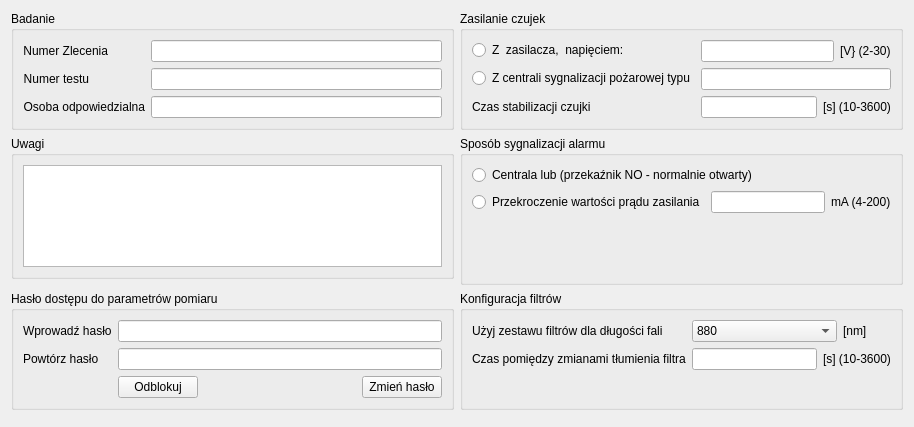
<?xml version="1.0" encoding="UTF-8"?>
<ui version="4.0">
 <class>ParametryBadaniaOgolneDlg</class>
 <widget class="QWidget" name="ParametryBadaniaOgolneDlg">
  <property name="geometry">
   <rect>
    <x>0</x>
    <y>0</y>
    <width>914</width>
    <height>427</height>
   </rect>
  </property>
  <property name="windowTitle">
   <string>Dialog</string>
  </property>
  <layout class="QGridLayout" name="gridLayout">
   <item row="5" column="0">
    <widget class="QGroupBox" name="gbPassword">
     <property name="title">
      <string>Hasło dostępu do parametrów pomiaru</string>
     </property>
     <layout class="QFormLayout" name="formLayout_2">
      <item row="0" column="0">
       <widget class="QLabel" name="lhaslo">
        <property name="text">
         <string>Wprowadź hasło</string>
        </property>
       </widget>
      </item>
      <item row="0" column="1">
       <widget class="QLineEdit" name="password1"/>
      </item>
      <item row="1" column="0">
       <widget class="QLabel" name="lhaslo2">
        <property name="text">
         <string>Powtórz hasło</string>
        </property>
       </widget>
      </item>
      <item row="1" column="1">
       <widget class="QLineEdit" name="password2"/>
      </item>
      <item row="2" column="1">
       <layout class="QHBoxLayout" name="horizontalLayout_7">
        <item>
         <widget class="QPushButton" name="pbOdblokuj">
          <property name="text">
           <string>Odblokuj</string>
          </property>
         </widget>
        </item>
        <item>
         <spacer name="horizontalSpacer">
          <property name="orientation">
           <enum>Qt::Horizontal</enum>
          </property>
          <property name="sizeHint" stdset="0">
           <size>
            <width>40</width>
            <height>20</height>
           </size>
          </property>
         </spacer>
        </item>
        <item>
         <widget class="QPushButton" name="pbZmienHaslo">
          <property name="text">
           <string>Zmień hasło</string>
          </property>
         </widget>
        </item>
       </layout>
      </item>
     </layout>
    </widget>
   </item>
   <item row="0" column="0">
    <widget class="QGroupBox" name="groupBox">
     <property name="title">
      <string>Badanie</string>
     </property>
     <layout class="QFormLayout" name="formLayout">
      <item row="0" column="0">
       <widget class="QLabel" name="eNumerZlecenia">
        <property name="text">
         <string>Numer Zlecenia</string>
        </property>
        <property name="alignment">
         <set>Qt::AlignRight|Qt::AlignTrailing|Qt::AlignVCenter</set>
        </property>
       </widget>
      </item>
      <item row="0" column="1">
       <widget class="QLineEdit" name="numerZlecenia"/>
      </item>
      <item row="1" column="0">
       <widget class="QLabel" name="lnumertestu">
        <property name="text">
         <string>Numer testu</string>
        </property>
        <property name="alignment">
         <set>Qt::AlignRight|Qt::AlignTrailing|Qt::AlignVCenter</set>
        </property>
       </widget>
      </item>
      <item row="2" column="0">
       <widget class="QLabel" name="losobaodpowiedzialna">
        <property name="text">
         <string>Osoba odpowiedzialna</string>
        </property>
        <property name="alignment">
         <set>Qt::AlignRight|Qt::AlignTrailing|Qt::AlignVCenter</set>
        </property>
       </widget>
      </item>
      <item row="1" column="1">
       <widget class="QLineEdit" name="numerTestu"/>
      </item>
      <item row="2" column="1">
       <widget class="QLineEdit" name="osobaOdpowiedzialna"/>
      </item>
     </layout>
    </widget>
   </item>
   <item row="5" column="1">
    <widget class="QGroupBox" name="gbKonfiguracjaFiltrow">
     <property name="title">
      <string>Konfiguracja filtrów</string>
     </property>
     <layout class="QFormLayout" name="formLayout_4">
      <item row="0" column="0">
       <widget class="QLabel" name="ldlugoscfali">
        <property name="text">
         <string>Użyj zestawu filtrów dla długości fali</string>
        </property>
       </widget>
      </item>
      <item row="0" column="1">
       <layout class="QHBoxLayout" name="horizontalLayout_5">
        <item>
         <widget class="QComboBox" name="dlugoscFali">
          <property name="minimumSize">
           <size>
            <width>145</width>
            <height>0</height>
           </size>
          </property>
          <item>
           <property name="text">
            <string>880</string>
           </property>
          </item>
          <item>
           <property name="text">
            <string>650</string>
           </property>
          </item>
         </widget>
        </item>
        <item>
         <widget class="QLabel" name="lunumdlugoscfali">
          <property name="text">
           <string>[nm]</string>
          </property>
         </widget>
        </item>
       </layout>
      </item>
      <item row="1" column="0">
       <widget class="QLabel" name="label_2">
        <property name="text">
         <string>Czas pomiędzy zmianami tłumienia filtra</string>
        </property>
       </widget>
      </item>
      <item row="1" column="1">
       <layout class="QHBoxLayout" name="horizontalLayout_6">
        <item>
         <widget class="QLineEdit" name="czasPomiedzyZmianamifiltra"/>
        </item>
        <item>
         <widget class="QLabel" name="lunitczapomiedzytlumienia">
          <property name="text">
           <string>[s] (10-3600)</string>
          </property>
         </widget>
        </item>
       </layout>
      </item>
      <item row="2" column="1">
       <spacer name="verticalSpacer_2">
        <property name="orientation">
         <enum>Qt::Vertical</enum>
        </property>
        <property name="sizeHint" stdset="0">
         <size>
          <width>20</width>
          <height>40</height>
         </size>
        </property>
       </spacer>
      </item>
     </layout>
    </widget>
   </item>
   <item row="0" column="1">
    <widget class="QGroupBox" name="groupBox_2">
     <property name="title">
      <string>Zasilanie czujek</string>
     </property>
     <layout class="QFormLayout" name="formLayout_3">
      <item row="0" column="0">
       <widget class="QRadioButton" name="rbInsideSupply">
        <property name="text">
         <string>Z  zasilacza,  napięciem:</string>
        </property>
       </widget>
      </item>
      <item row="0" column="1">
       <layout class="QHBoxLayout" name="horizontalLayout_3">
        <item>
         <widget class="QLineEdit" name="napiecieZasilaniain"/>
        </item>
        <item>
         <widget class="QLabel" name="lunitvoltinside">
          <property name="text">
           <string>[V} (2-30)</string>
          </property>
         </widget>
        </item>
       </layout>
      </item>
      <item row="1" column="0">
       <widget class="QRadioButton" name="rbCentralSupply">
        <property name="text">
         <string>Z centrali sygnalizacji pożarowej typu</string>
        </property>
       </widget>
      </item>
      <item row="1" column="1">
       <widget class="QLineEdit" name="typCentraliSygnalizacji"/>
      </item>
      <item row="2" column="0">
       <widget class="QLabel" name="lczasstabilizacjiczujki">
        <property name="text">
         <string>Czas stabilizacji czujki</string>
        </property>
       </widget>
      </item>
      <item row="2" column="1">
       <layout class="QHBoxLayout" name="horizontalLayout_2">
        <item>
         <widget class="QLineEdit" name="czasStabilizacjiCzujki"/>
        </item>
        <item>
         <widget class="QLabel" name="lunitczasstabilizacji">
          <property name="text">
           <string>[s] (10-3600)</string>
          </property>
         </widget>
        </item>
       </layout>
      </item>
     </layout>
    </widget>
   </item>
   <item row="2" column="1" rowspan="2">
    <widget class="QGroupBox" name="gbSposobSygnalizacjiAlarmu">
     <property name="title">
      <string>Sposób sygnalizacji alarmu</string>
     </property>
     <layout class="QVBoxLayout" name="verticalLayout">
      <item>
       <widget class="QRadioButton" name="rbAlarmPrzekaznik">
        <property name="text">
         <string>Centrala lub (przekaźnik NO - normalnie otwarty)</string>
        </property>
       </widget>
      </item>
      <item>
       <layout class="QHBoxLayout" name="horizontalLayout_4">
        <item>
         <widget class="QRadioButton" name="rbPrad">
          <property name="text">
           <string>Przekroczenie wartości prądu zasilania</string>
          </property>
         </widget>
        </item>
        <item>
         <widget class="QLineEdit" name="pradAlarmu"/>
        </item>
        <item>
         <widget class="QLabel" name="lunitCurrent">
          <property name="text">
           <string>mA (4-200)</string>
          </property>
         </widget>
        </item>
       </layout>
      </item>
      <item>
       <spacer name="verticalSpacer">
        <property name="orientation">
         <enum>Qt::Vertical</enum>
        </property>
        <property name="sizeHint" stdset="0">
         <size>
          <width>20</width>
          <height>40</height>
         </size>
        </property>
       </spacer>
      </item>
     </layout>
    </widget>
   </item>
   <item row="2" column="0">
    <widget class="QGroupBox" name="gbUwagi">
     <property name="title">
      <string>Uwagi</string>
     </property>
     <layout class="QHBoxLayout" name="horizontalLayout">
      <item>
       <widget class="QTextEdit" name="uwagi"/>
      </item>
     </layout>
    </widget>
   </item>
   <item row="6" column="0">
    <widget class="QDialogButtonBox" name="buttonBox_2"/>
   </item>
  </layout>
 </widget>
 <tabstops>
  <tabstop>numerZlecenia</tabstop>
  <tabstop>numerTestu</tabstop>
  <tabstop>osobaOdpowiedzialna</tabstop>
  <tabstop>uwagi</tabstop>
  <tabstop>rbInsideSupply</tabstop>
  <tabstop>napiecieZasilaniain</tabstop>
  <tabstop>rbCentralSupply</tabstop>
  <tabstop>typCentraliSygnalizacji</tabstop>
  <tabstop>czasStabilizacjiCzujki</tabstop>
  <tabstop>rbAlarmPrzekaznik</tabstop>
  <tabstop>rbPrad</tabstop>
  <tabstop>pradAlarmu</tabstop>
  <tabstop>dlugoscFali</tabstop>
  <tabstop>czasPomiedzyZmianamifiltra</tabstop>
  <tabstop>password1</tabstop>
  <tabstop>password2</tabstop>
 </tabstops>
 <resources/>
 <connections/>
 <slots>
  <slot>accept()</slot>
  <slot>reject()</slot>
 </slots>
</ui>
